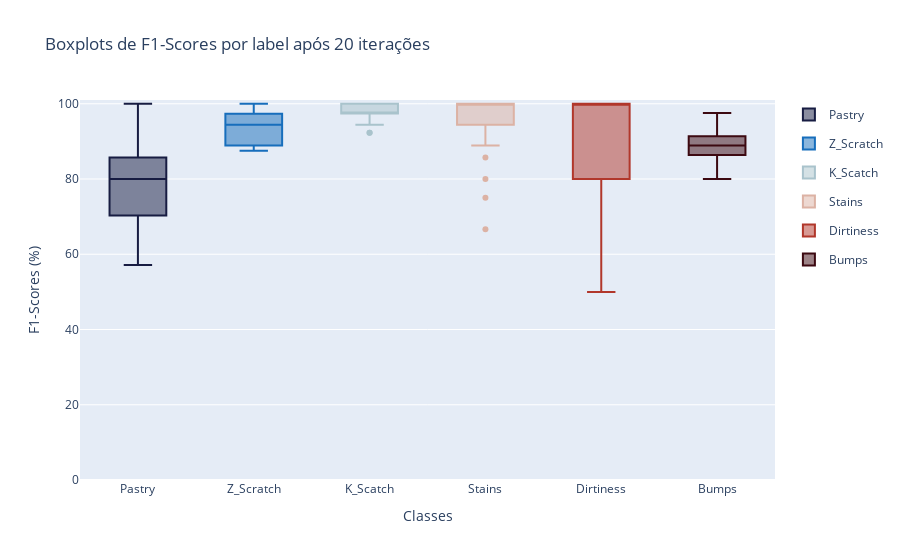

Notebook cell for this chart:
### Code cell
plot_label_metrics(forest_res, 'f1-scores', export=True, filename='forest_f1', path='../figs/metrics')

### Figure 1 — Plotly figure (JSON) as saved in the notebook; plotly's stock layout.template omitted (floating-point values rounded to 4 significant figures)
{"data": [{"legendgroup": "0", "marker": {"color": "rgb(23, 28, 66)"}, "name": "Pastry", "type": "box", "y": [71.43, 80, 62.5, 80, 85.71, 66.67, 82.35, 93.33, 80, 66.67, 70.59, 87.5, 82.35, 70, 80, 100, 80, 85.71, 85.71, 57.14]}, {"legendgroup": "1", "marker": {"color": "rgb(23, 110, 188)"}, "name": "Z_Scratch", "type": "box", "y": [88.89, 94.74, 94.74, 94.74, 94.74, 100, 100, 88.89, 100, 94.12, 94.12, 87.5, 100, 88.89, 87.5, 100, 94.12, 88.89, 94.74, 90]}, {"legendgroup": "2", "marker": {"color": "rgb(169, 195, 204)"}, "name": "K_Scatch", "type": "box", "y": [97.44, 97.3, 94.44, 100, 97.44, 100, 97.44, 100, 92.31, 92.31, 100, 97.56, 100, 97.44, 100, 97.44, 97.56, 100, 97.44, 100]}, {"legendgroup": "3", "marker": {"color": "rgb(220, 178, 164)"}, "name": "Stains", "type": "box", "y": [100, 100, 66.67, 100, 85.71, 75, 88.89, 100, 100, 100, 100, 100, 100, 100, 100, 100, 100, 100, 80, 100]}, {"legendgroup": "4", "marker": {"color": "rgb(177, 55, 43)"}, "name": "Dirtiness", "type": "box", "y": [100, 100, 100, 100, 100, 50, 80, 100, 100, 66.67, 100, 100, 100, 80, 80, 100, 80, 100, 80, 80]}, {"legendgroup": "5", "marker": {"color": "rgb(60, 9, 17)"}, "name": "Bumps", "type": "box", "y": [88.37, 88.37, 80, 90.48, 88.37, 83.72, 84.21, 93.33, 90.48, 89.47, 85, 92.68, 92.31, 94.74, 86.36, 97.56, 90.48, 90.48, 86.36, 87.8]}], "layout": {"autosize": true, "title": {"text": "Boxplots de F1-Scores por label após 20 iterações"}, "xaxis": {"autorange": true, "range": [-0.5, 5.5], "title": {"text": "Classes"}, "type": "category"}, "yaxis": {"range": [0, 101], "title": {"text": "F1-Scores (%)"}, "type": "linear"}}}
